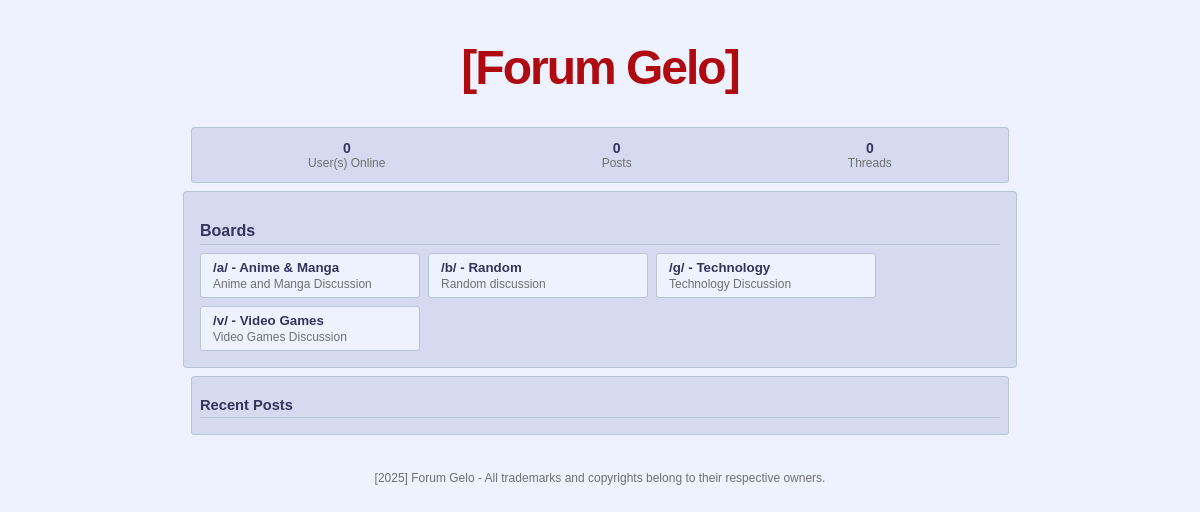
The page / on the database its author committed.
### tables this page shows
CREATE TABLE IF NOT EXISTS boards (
    id INT AUTO_INCREMENT PRIMARY KEY,
    board_code VARCHAR(10) NOT NULL UNIQUE,
    board_name VARCHAR(50) NOT NULL,
    description TEXT,
    created_at TIMESTAMP DEFAULT CURRENT_TIMESTAMP,
    updated_at TIMESTAMP DEFAULT CURRENT_TIMESTAMP ON UPDATE CURRENT_TIMESTAMP
);

### index.php (the view, shortened to what this page needs)
<?php
require_once 'config/database.php';
$stmt = $pdo->query('SELECT * FROM boards ORDER BY board_code');
$boards = $stmt->fetchAll();
?>
<!DOCTYPE html>
<html lang="en">
<head>
</head>
<body>
    <div class="header">
        <h1>[Forum Gelo]</h1>
    </div>
    <div class="stats">
        <div class="stat-list">
            <div class="stat-item">
                <b><?php
                    $stmt = $pdo->query('SELECT COUNT(*) as count FROM (SELECT DISTINCT ip_address FROM posts UNION SELECT DISTINCT ip_address FROM threads) as users');
                    echo $stmt->fetch()['count'];
                ?></b>
                User(s) Online
            </div>
            <div class="stat-item">
                <b><?php
                    $stmt = $pdo->query('SELECT COUNT(*) as count FROM posts');
                    echo $stmt->fetch()['count'];
                ?></b>
                Posts
            </div>
            <div class="stat-item">
                <b><?php
                    $stmt = $pdo->query('SELECT COUNT(*) as count FROM threads');
                    echo $stmt->fetch()['count'];
                ?></b>
                Threads
            </div>
        </div>
    </div>
    <div class="boards">
        <h2>Boards</h2>
        <div class="board-list">
            <?php foreach ($boards as $board): ?>
            <div class="board">
                <a href="board.php?board=<?= htmlspecialchars($board['board_code']) ?>">
                    /<?= htmlspecialchars($board['board_code']) ?>/ - <?= htmlspecialchars($board['board_name']) ?>
                </a>
                <div class="board-description">
                    <?= htmlspecialchars($board['description']) ?>
                </div>
            </div>
            <?php endforeach; ?>
        </div>
    </div>
    <div class="recent-posts">
        <h2>Recent Posts</h2>
    </div>
    <div class="footer">
        <p>[<?= date('Y') ?>] Forum Gelo - All trademarks and copyrights belong to their respective owners.</p>
    </div>
</body>
</html>

### index.php (style rules this page uses)
body { font-family: arial,helvetica,sans-serif; font-size: 10pt; background: #EEF2FF; color: #000000; margin: 0; padding: 8px; }
.header { text-align: center; color: #AF0A0F; font-size: 24px; font-weight: bold; font-family: Tahoma,sans-serif; letter-spacing: -2px; margin-top: 8px; margin-bottom: 16px; }
.boards { background: #D6DAF0; border: 1px solid #B7C5D9; border-radius: 3px; color: #34345C; padding: 16px; margin: 8px auto; max-width: 800px; }
.boards h2 { color: #34345C; font-size: 12pt; margin-bottom: 8px; border-bottom: 1px solid #B7C5D9; padding-bottom: 4px; }
.board-list { display: flex; flex-wrap: wrap; gap: 8px; }
.board { background: #EEF2FF; border: 1px solid #B7C5D9; border-radius: 3px; padding: 6px 12px; width: calc(25% - 6px); }
.board a { color: #34345C; text-decoration: none; font-weight: bold; }
.board-description { color: #707070; font-size: 9pt; margin-top: 2px; }
.stats { background: #D6DAF0; border: 1px solid #B7C5D9; border-radius: 3px; margin: 8px auto; padding: 8px; max-width: 800px; font-size: 9pt; color: #707070; }
.stat-list { display: flex; justify-content: space-around; text-align: center; }
.stat-item { padding: 4px 8px; }
.stat-item b { color: #34345C; display: block; font-size: 14px; }
.recent-posts { background: #D6DAF0; border: 1px solid #B7C5D9; border-radius: 3px; margin: 8px auto; padding: 8px; max-width: 800px; }
.recent-posts h2 { color: #34345C; font-size: 11pt; margin-bottom: 8px; border-bottom: 1px solid #B7C5D9; padding-bottom: 4px; }
.footer { text-align: center; font-size: 9pt; color: #707070; margin-top: 16px; padding: 8px; }

### rows shown on the page
boards: board_code "a", board_name "Anime & Manga", description "Anime and Manga Discussion"
boards: board_code "b", board_name "Random", description "Random discussion"
boards: board_code "g", board_name "Technology", description "Technology Discussion"
boards: board_code "v", board_name "Video Games", description "Video Games Discussion"

### other values the page prints
$stmt->fetch()['count'] "0"
